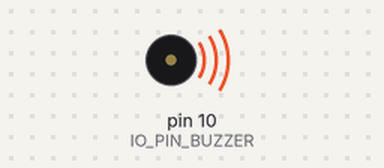
Bench run of a sketch on a simulated Arduino Uno, built with avr-gcc and run on an emulated ATmega328P. Shown: buzzer (waves = sounding).

Above: at 1.06 s.
At 3.5 s:
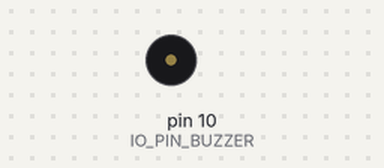
Timing chart, 0 to 5.0 s (numbered marks = the images above):
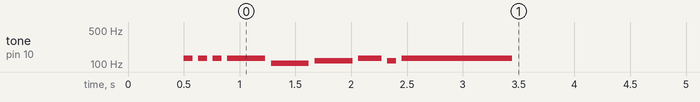

Measured:
- by itself, tone on pin 10 (IO_PIN_BUZZER): plays 130 Hz for 0.08 s, 130 Hz for 0.08 s, 130 Hz for 0.08 s, 130 Hz for 0.34 s, 104 Hz for 0.34 s, 116 Hz for 0.34 s … (9 notes in this stretch)

The sketch:

embedded-ff7-fanfare.ino
```cpp
#include "src/audio/songs.hpp"
#include "src/audio/SongPlayer.hpp"

const uint8_t frequency_scaler = 2;
SongPlayer player{};

void setup()
{
    delay(500); // seems required for wokwi to not miss the first note

    player.set_song(Ff7FanFare::song, frequency_scaler);
    player.play_from_start(millis());
}

void loop()
{
    player.update(millis());
    delay(5); // lower wokwi simulation CPU usage
}
```

Note.hpp
```cpp
#pragma once
#include <stdint.h>

struct Note
{
    uint16_t tone_hz;
    uint16_t duration_ms;
};
```

Song.hpp
```cpp
#pragma once
#include "Note.hpp"
#include <stdint.h>

struct Song
{
    explicit Song(const Note* notes, uint16_t notes_length, uint8_t note_interior_end_gap_ms = 0)
        : notes(notes)
        , notes_length(notes_length)
        , note_interior_end_gap_ms(note_interior_end_gap_ms) {}

    const Note* notes;
    const uint16_t notes_length;

    // This doesn't affect the note duration, but it does affect the time between note tones.
    // The longer this is, the shorter the note's tone duration will be.
    const uint8_t note_interior_end_gap_ms;
};
```

SongPlayer.hpp
```cpp
/**
 * Inspired from https://wokwi.com/projects/390785670905308161
 */
#pragma once
#include "../io_config.hpp" // relative path for arduino IDE
#include "Song.hpp"
#include <Arduino.h> // for tone() and noTone()

/**
 * NOTE: this class is susceptible to uint32 milliseconds overflow every 50 days or so.
 */
class SongPlayer
{
  public:
    void set_song(const Song &song, uint8_t frequency_scaler = 1)
    {
        m_song = &song;
        m_frequency_scaler = frequency_scaler;
    }

    void stop()
    {
        noTone(IO_PIN_BUZZER);
        m_note_index = UINT16_MAX;
    }

    void play_from_start(const uint32_t current_time_ms)
    {
        if (m_song == nullptr)
        {
            return;
        }

        const Song &song = *m_song;

        m_note_index = 0;
        m_ms_to_next_event = current_time_ms;
        m_play_note(song, song.notes[m_note_index], current_time_ms);
    }

    void update(const uint32_t current_time_ms)
    {
        if (m_song == nullptr)
        {
            return;
        }

        const Song &song = *m_song;

        if (m_note_index > song.notes_length)
        {
            return; // no more notes to play
        }

        if (current_time_ms < m_ms_to_next_event)
        {
            return; // not yet time to play the next note
        }

        const bool need_to_stop_last_note = (m_note_index == song.notes_length);
        if (need_to_stop_last_note)
        {
            noTone(IO_PIN_BUZZER); // stop playing the last note
            m_note_index++; // to prevent this from being called again
            return;
        }

        const Note &note = song.notes[m_note_index];
        m_play_note(song, note, current_time_ms);
    }

    static uint16_t calc_tone_duration_ms(uint16_t note_duration_ms, uint8_t note_interior_end_gap_ms)
    {
        // UNSIGNED SUBTRACTION! Watch for underflow.
        // clamp if underflowed
        uint16_t tone_duration_ms = note_duration_ms - note_interior_end_gap_ms;
        if (tone_duration_ms > note_duration_ms)
        {
            // underflowed, clamp it
            tone_duration_ms = 0;
        }

        return tone_duration_ms;
    }

  private:
    uint16_t m_note_index = 0;
    uint16_t m_ms_to_next_event = 0;
    uint8_t m_frequency_scaler = 1;
    const Song *m_song = nullptr;

    void m_play_note(const Song &song, const Note &note, const uint32_t current_time_ms)
    {
        if (note.tone_hz == 0)
        {
            noTone(IO_PIN_BUZZER);
        }
        else
        {
            const uint16_t tone_duration_ms = calc_tone_duration_ms(note.duration_ms, song.note_interior_end_gap_ms);
            const uint16_t scaled_frequency = note.tone_hz * m_frequency_scaler;
            tone(IO_PIN_BUZZER, scaled_frequency, tone_duration_ms);
        }

        // For timing the next note, we have two options:
        //     - option 1. prioritize song timing over note timing
        //     - option 2. prioritize note timing over song timing

        // option 1: prioritize song timing over note timing
        m_ms_to_next_event += note.duration_ms;
        (void)current_time_ms; // to avoid unused variable warning

        // option 2: prioritize note timing over song timing
        // m_ms_to_next_event = current_time_ms + note.duration_ms;

        m_note_index++;
    }
};
```

songs.cpp
```cpp
#include "songs.hpp"
#include <stddef.h>

#define COUNT_OF(x) ((sizeof(x)/sizeof(0[x])) / ((size_t)(!(sizeof(x) % sizeof(0[x])))))

// These frequencies will need to be scaled up to be audible with a piezo speaker,
// but we are simulating on a PC and I find the lower frequencies less irritating :)
// Tones: https://github.com/bhagman/Tone
#define Ab1 52
#define Bb1 58
#define C_2 65

// minimum duration for a note to be audible with wokwi
#define MINIMUM_DURATION_MS 50

// quarter note duration
#define WHOLE    520
#define HALF     (WHOLE / 2)
#define QUARTER  (HALF / 2)
#define EIGHTH   (QUARTER / 2)

// https://www.hooktheory.com/theorytab/view/nobuo-uematsu/final-fantasy-vii---victory-fanfare
// RAM: AVR based boards should consider storing in PROGMEM to save RAM
const Note Ff7FanFare::notes[] = {
    { .tone_hz = C_2, .duration_ms = QUARTER },
    { .tone_hz = C_2, .duration_ms = QUARTER },
    { .tone_hz = C_2, .duration_ms = QUARTER },
    { .tone_hz = C_2, .duration_ms = QUARTER * 3 },
    { .tone_hz = Ab1, .duration_ms = QUARTER * 3 },
    { .tone_hz = Bb1, .duration_ms = QUARTER * 3 },
    { .tone_hz = C_2, .duration_ms = HALF },
    { .tone_hz = Bb1, .duration_ms = QUARTER },
    { .tone_hz = C_2, .duration_ms = WHOLE * 2 }
};

// RAM: AVR based boards should consider storing in PROGMEM to save RAM
const Song Ff7FanFare::song
{
    .notes = &notes[0],
    .notes_length = COUNT_OF(notes),
    .note_interior_end_gap_ms = MINIMUM_DURATION_MS // so we can hear the end of each note
};
```

songs.hpp
```cpp
#pragma once
#include "Song.hpp"

class Ff7FanFare
{
public:
    static const Song song;

private:
    static const Note notes[];
};
```

io_config.hpp
```cpp
#pragma once
const int IO_PIN_BUZZER = 10;
```
